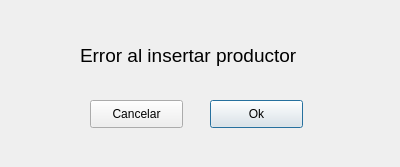
<?xml version="1.0" encoding="UTF-8"?>
<ui version="4.0">
 <class>Dialog</class>
 <widget class="QDialog" name="Dialog">
  <property name="geometry">
   <rect>
    <x>0</x>
    <y>0</y>
    <width>400</width>
    <height>167</height>
   </rect>
  </property>
  <property name="windowTitle">
   <string>Dialog</string>
  </property>
  <widget class="QPushButton" name="pushButton_2">
   <property name="geometry">
    <rect>
     <x>210</x>
     <y>100</y>
     <width>93</width>
     <height>28</height>
    </rect>
   </property>
   <property name="text">
    <string>Ok</string>
   </property>
  </widget>
  <widget class="QLabel" name="label">
   <property name="geometry">
    <rect>
     <x>80</x>
     <y>40</y>
     <width>261</width>
     <height>31</height>
    </rect>
   </property>
   <property name="font">
    <font>
     <pointsize>14</pointsize>
    </font>
   </property>
   <property name="text">
    <string>Error al insertar productor</string>
   </property>
  </widget>
  <widget class="QPushButton" name="pushButton">
   <property name="geometry">
    <rect>
     <x>90</x>
     <y>100</y>
     <width>93</width>
     <height>28</height>
    </rect>
   </property>
   <property name="text">
    <string>Cancelar</string>
   </property>
  </widget>
 </widget>
 <resources/>
 <connections/>
</ui>
